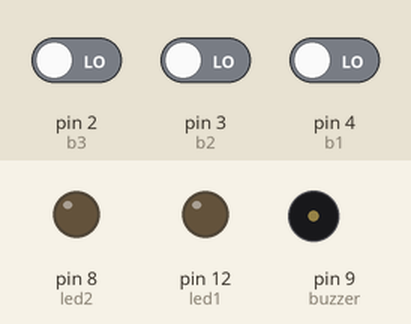
Recording of a sketch running on a simulated Arduino Uno, built with avr-gcc and run on an emulated ATmega328P. Parts: output pins drawn as LEDs (lit = HIGH), buzzer (waves = sounding, pin HIGH). Inputs (shaded band) come from the test bench; at power-on: pin 3 (b2) LOW, pin 2 (b3) LOW, pin 4 (b1) LOW.

Above: at 1.2 s.
1.3 s: pin 3 (b2) driven HIGH
At 2.0 s:
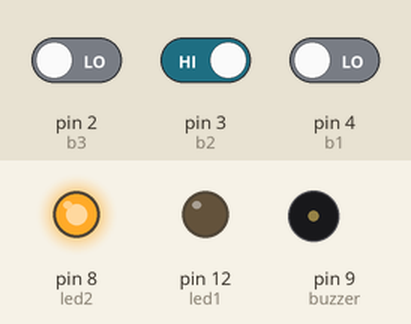
2.8 s: pin 2 (b3) driven HIGH
At 3.4 s:
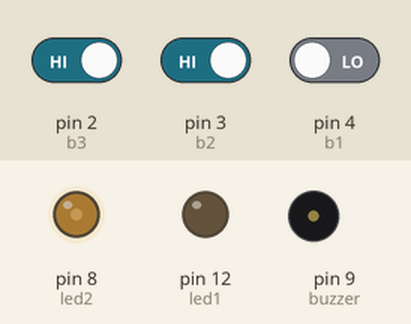
4.3 s: pin 4 (b1) driven HIGH
At 5.3 s:
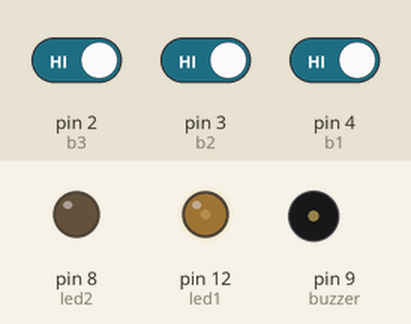
5.8 s: pin 2 (b3) driven LOW
At 6.9 s:
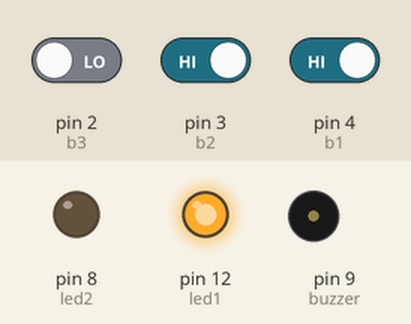
Timing chart, 0 to 36.2 s (numbered marks = the images above; inputs shaded):
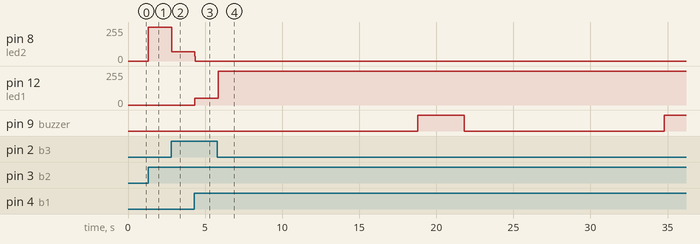

Measured:
- after the input at 1.3 s, pin 8 (led2): 0/255 → 255/255 at once
- after the input at 2.8 s, pin 8 (led2): 255/255 → 71/255 at once
- after the input at 4.3 s, pin 8 (led2): 71/255 → 0/255 at once; pin 12 (led1): 0/255 → 51/255 at once
- after the input at 5.8 s, pin 12 (led1): 51/255 → 255/255 at once; pin 9 (buzzer): LOW → HIGH after 13.0 s, → LOW 3.0 s later, → HIGH 13.0 s later

The sketch:

passaourepassa.ino
```cpp
int b1 = 4;
int b2 = 3;
int b3 = 2;
int e1 = 0, e2 = 0, e3 = 0;
int led1 = 12;
int led2 = 8;
int buzzer = 9;
int trava = 0;
unsigned long tempoAtivacao = 0;
unsigned long tempoBuzzer = 0;
bool buzzerAtivo = false;

void setup() {
  pinMode(b1, INPUT);
  pinMode(b2, INPUT);
  pinMode(b3, INPUT);
  pinMode(led1, OUTPUT);
  pinMode(led2, OUTPUT);
  pinMode(buzzer, OUTPUT);
}

void loop() {
  e1 = digitalRead(b1);
  e2 = digitalRead(b2);
  e3 = digitalRead(b3);

  if ((e1 == 1) && (trava == 0)) {
    digitalWrite(led1, HIGH);
    tempoAtivacao = millis();
    trava = 1;
    buzzerAtivo = false;
  }

  if ((e2 == 1) && (trava == 0)) {
    digitalWrite(led2, HIGH);
    tempoAtivacao = millis();
    trava = 1;
    buzzerAtivo = false;
  }

  if (e3 == 1) {
    digitalWrite(led1, LOW);
    digitalWrite(led2, LOW);
    digitalWrite(buzzer, LOW);
    trava = 0;
    buzzerAtivo = false;
  }

  if (trava == 1 && (millis() - tempoAtivacao >= 13000) && !buzzerAtivo) {
    digitalWrite(buzzer, HIGH);
    tempoBuzzer = millis();
    buzzerAtivo = true;
  }

  if (buzzerAtivo && (millis() - tempoBuzzer >= 3000)) {
    digitalWrite(buzzer, LOW);
    trava = 0;
  }
}
```
